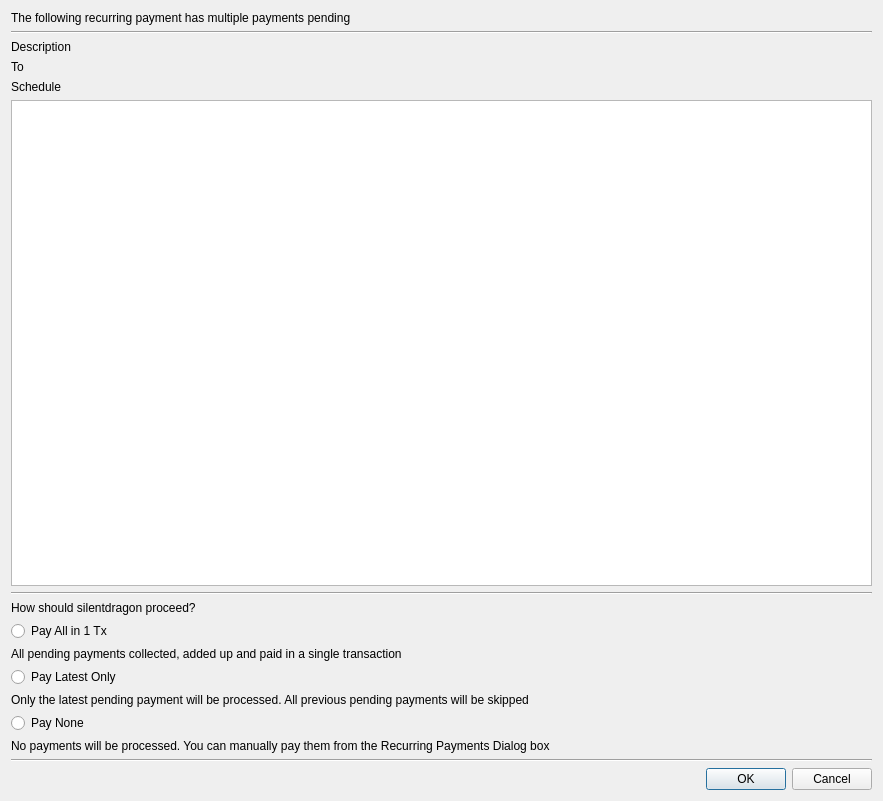
<?xml version="1.0" encoding="UTF-8"?>
<ui version="4.0">
 <class>RecurringPending</class>
 <widget class="QDialog" name="RecurringPending">
  <property name="geometry">
   <rect>
    <x>0</x>
    <y>0</y>
    <width>883</width>
    <height>801</height>
   </rect>
  </property>
  <property name="windowTitle">
   <string>Dialog</string>
  </property>
  <layout class="QGridLayout" name="gridLayout">
   <item row="14" column="0" colspan="2">
    <widget class="QLabel" name="label_5">
     <property name="text">
      <string>No payments will be processed. You can manually pay them from the Recurring Payments Dialog box</string>
     </property>
     <property name="wordWrap">
      <bool>true</bool>
     </property>
    </widget>
   </item>
   <item row="15" column="0" colspan="2">
    <widget class="Line" name="line_2">
     <property name="orientation">
      <enum>Qt::Horizontal</enum>
     </property>
    </widget>
   </item>
   <item row="4" column="0" colspan="2">
    <widget class="QLabel" name="lblSchedule">
     <property name="text">
      <string>Schedule</string>
     </property>
    </widget>
   </item>
   <item row="8" column="0" colspan="2">
    <widget class="QLabel" name="label_2">
     <property name="text">
      <string>How should silentdragon proceed?</string>
     </property>
    </widget>
   </item>
   <item row="9" column="0" colspan="2">
    <widget class="QRadioButton" name="rAll">
     <property name="text">
      <string>Pay All in 1 Tx</string>
     </property>
    </widget>
   </item>
   <item row="12" column="0" colspan="2">
    <widget class="QLabel" name="label_4">
     <property name="text">
      <string>Only the latest pending payment will be processed. All previous pending payments will be skipped</string>
     </property>
     <property name="wordWrap">
      <bool>true</bool>
     </property>
    </widget>
   </item>
   <item row="11" column="0" colspan="2">
    <widget class="QRadioButton" name="rLast">
     <property name="text">
      <string>Pay Latest Only</string>
     </property>
    </widget>
   </item>
   <item row="13" column="0" colspan="2">
    <widget class="QRadioButton" name="rNone">
     <property name="text">
      <string>Pay None</string>
     </property>
    </widget>
   </item>
   <item row="6" column="0" colspan="2">
    <widget class="QTableView" name="tblPending">
     <attribute name="horizontalHeaderStretchLastSection">
      <bool>true</bool>
     </attribute>
    </widget>
   </item>
   <item row="7" column="0" colspan="2">
    <widget class="Line" name="line">
     <property name="orientation">
      <enum>Qt::Horizontal</enum>
     </property>
    </widget>
   </item>
   <item row="10" column="0" colspan="2">
    <widget class="QLabel" name="label_3">
     <property name="text">
      <string>All pending payments collected, added up and paid in a single transaction</string>
     </property>
     <property name="wordWrap">
      <bool>true</bool>
     </property>
    </widget>
   </item>
   <item row="16" column="0" colspan="2">
    <widget class="QDialogButtonBox" name="buttonBox">
     <property name="orientation">
      <enum>Qt::Horizontal</enum>
     </property>
     <property name="standardButtons">
      <set>QDialogButtonBox::Cancel|QDialogButtonBox::Ok</set>
     </property>
    </widget>
   </item>
   <item row="2" column="0" colspan="2">
    <widget class="QLabel" name="lblDesc">
     <property name="text">
      <string>Description</string>
     </property>
    </widget>
   </item>
   <item row="3" column="0" colspan="2">
    <widget class="QLabel" name="lblTo">
     <property name="text">
      <string>To</string>
     </property>
    </widget>
   </item>
   <item row="1" column="0" colspan="2">
    <widget class="Line" name="line_3">
     <property name="orientation">
      <enum>Qt::Horizontal</enum>
     </property>
    </widget>
   </item>
   <item row="0" column="0" colspan="2">
    <widget class="QLabel" name="label">
     <property name="text">
      <string>The following recurring payment has multiple payments pending</string>
     </property>
    </widget>
   </item>
  </layout>
 </widget>
 <resources/>
 <connections>
  <connection>
   <sender>buttonBox</sender>
   <signal>accepted()</signal>
   <receiver>RecurringPending</receiver>
   <slot>accept()</slot>
   <hints>
    <hint type="sourcelabel">
     <x>248</x>
     <y>254</y>
    </hint>
    <hint type="destinationlabel">
     <x>157</x>
     <y>274</y>
    </hint>
   </hints>
  </connection>
  <connection>
   <sender>buttonBox</sender>
   <signal>rejected()</signal>
   <receiver>RecurringPending</receiver>
   <slot>reject()</slot>
   <hints>
    <hint type="sourcelabel">
     <x>316</x>
     <y>260</y>
    </hint>
    <hint type="destinationlabel">
     <x>286</x>
     <y>274</y>
    </hint>
   </hints>
  </connection>
 </connections>
</ui>
